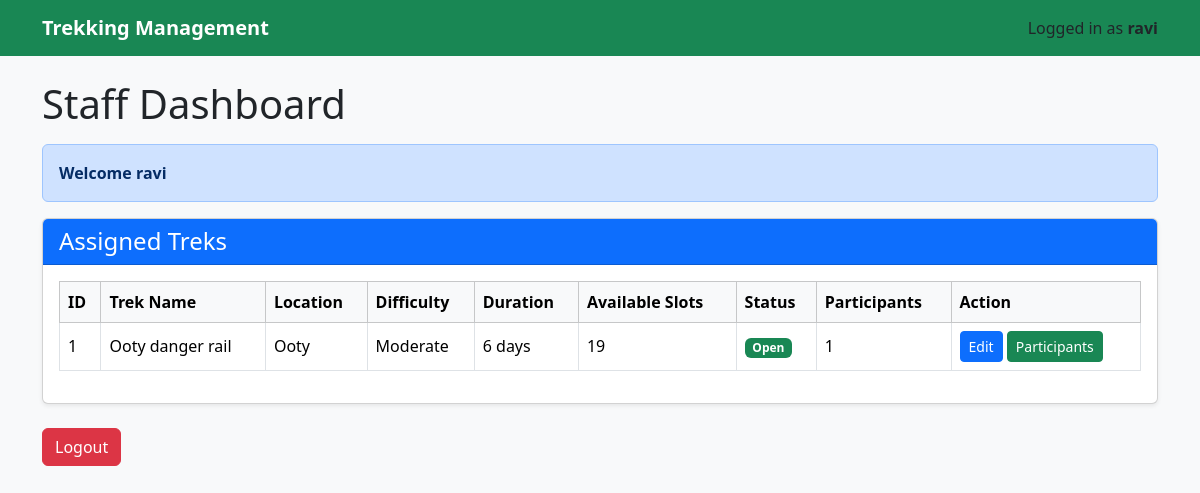
The app's page /staff (signed in) with its own data.
### models.py (models this page shows)
class Trek(db.Model):
    id = db.Column(db.Integer, primary_key=True)
    trek_name = db.Column(db.String(100), nullable=False)
    location = db.Column(db.String(100), nullable=False)
    difficulty = db.Column(db.String(20), nullable=False)
    duration = db.Column(db.String(30), nullable=False)
    available_slots = db.Column(db.Integer, nullable=False)
    assigned_staff = db.Column(db.Integer)
    status = db.Column(db.String(20), default="Open")
    description = db.Column(db.String(300))
    bookings = db.relationship("Booking", backref="trek", lazy=True)

### app.py (the view)
@app.route("/staff")
def staff():
    if "user_id" not in session or session["role"] != "staff":
        return redirect("/login")
    assigned_treks = Trek.query.filter_by(
        assigned_staff=session["user_id"]
    ).all()
    return render_template(
        "staff.html",
        assigned_treks=assigned_treks
    )

### templates/staff.html (shortened to what this page needs)
{% extends "base.html" %}
{% block content %}
<h1 class="mb-3">Staff Dashboard</h1>
<div class="alert alert-primary">
    <strong>Welcome {{ session["username"] }}</strong>
</div>
<div class="card shadow-sm">
    <div class="card-header bg-primary text-white">
        <h4 class="mb-0">Assigned Treks</h4>
    </div>
    <div class="card-body">
        <div class="table-responsive">
            <table class="table table-bordered table-hover align-middle">
                <thead class="table-light">
                    <tr>
                        <th>ID</th>
                        <th>Trek Name</th>
                        <th>Location</th>
                        <th>Difficulty</th>
                        <th>Duration</th>
                        <th>Available Slots</th>
                        <th>Status</th>
                        <th>Participants</th>
                        <th>Action</th>
                    </tr>
                </thead>
                <tbody>
                {% for trek in assigned_treks %}
                <tr>
                    <td>{{ trek.id }}</td>
                    <td>{{ trek.trek_name }}</td>
                    <td>{{ trek.location }}</td>
                    <td>{{ trek.difficulty }}</td>
                    <td>{{ trek.duration }}</td>
                    <td>{{ trek.available_slots }}</td>
                    <td>
                        {% if trek.status == "Open" %}
                            <span class="badge bg-success">
                                {{ trek.status }}
                            </span>
                        {% elif trek.status == "Closed" %}
                            <span class="badge bg-danger">
                                {{ trek.status }}
                            </span>
                        {% else %}
                            <span class="badge bg-secondary">
                                {{ trek.status }}
                            </span>
                        {% endif %}
                    </td>
                    <td>{{ trek.bookings|length }}</td>
                    <td>
                        <a href="/staff_edit_trek/{{ trek.id }}"
                           class="btn btn-primary btn-sm">
                            Edit
                        </a>
                        <a href="/staff_participants/{{ trek.id }}"
                           class="btn btn-success btn-sm">
                            Participants
                        </a>
                    </td>
                </tr>
                {% endfor %}
                </tbody>
            </table>
        </div>
    </div>
</div>
<br>
<a href="/logout" class="btn btn-danger">
    Logout
</a>
{% endblock %}

### records on screen
Trek: id "1", trek_name "Ooty danger rail", location "Ooty", difficulty "Moderate", duration "6 days", available_slots "19", status "Open", bookings|length "1"

### other values on screen
{{ session["username"] }} "ravi"
